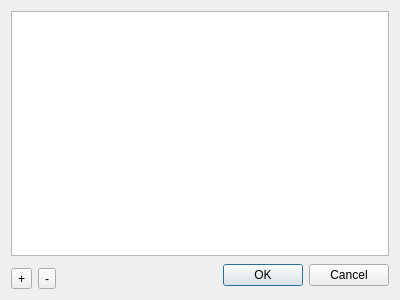
<?xml version="1.0" encoding="UTF-8"?>
<ui version="4.0">
 <class>DialogAxes</class>
 <widget class="QDialog" name="DialogAxes">
  <property name="geometry">
   <rect>
    <x>0</x>
    <y>0</y>
    <width>400</width>
    <height>300</height>
   </rect>
  </property>
  <property name="windowTitle">
   <string>Vertical axes</string>
  </property>
  <layout class="QGridLayout" name="gridLayout">
   <item row="0" column="0" colspan="4">
    <widget class="QTableView" name="tableView"/>
   </item>
   <item row="1" column="2" rowspan="2" colspan="2">
    <widget class="QDialogButtonBox" name="buttonBox">
     <property name="orientation">
      <enum>Qt::Horizontal</enum>
     </property>
     <property name="standardButtons">
      <set>QDialogButtonBox::Cancel|QDialogButtonBox::Ok</set>
     </property>
    </widget>
   </item>
   <item row="2" column="0">
    <widget class="QToolButton" name="toolButtonAddAxis">
     <property name="text">
      <string>+</string>
     </property>
    </widget>
   </item>
   <item row="2" column="1">
    <widget class="QToolButton" name="toolButtonRemoveAxis">
     <property name="text">
      <string>-</string>
     </property>
    </widget>
   </item>
  </layout>
 </widget>
 <resources/>
 <connections>
  <connection>
   <sender>buttonBox</sender>
   <signal>accepted()</signal>
   <receiver>DialogAxes</receiver>
   <slot>accept()</slot>
   <hints>
    <hint type="sourcelabel">
     <x>248</x>
     <y>254</y>
    </hint>
    <hint type="destinationlabel">
     <x>157</x>
     <y>274</y>
    </hint>
   </hints>
  </connection>
  <connection>
   <sender>buttonBox</sender>
   <signal>rejected()</signal>
   <receiver>DialogAxes</receiver>
   <slot>reject()</slot>
   <hints>
    <hint type="sourcelabel">
     <x>316</x>
     <y>260</y>
    </hint>
    <hint type="destinationlabel">
     <x>286</x>
     <y>274</y>
    </hint>
   </hints>
  </connection>
 </connections>
</ui>
